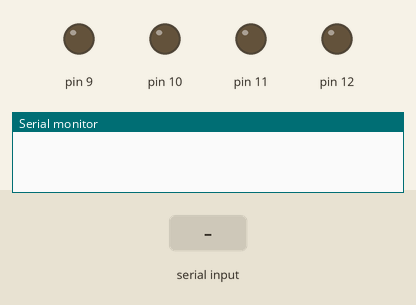
Recording of a sketch running on a simulated Arduino Uno, built with avr-gcc and run on an emulated ATmega328P. On the bench: output pins drawn as LEDs (lit = HIGH), the last lines printed to the serial monitor. The test bench sets the inputs (shaded band).

Above: at 1.2 s.
1.3 s: "F" received over Serial
At 2.2 s:
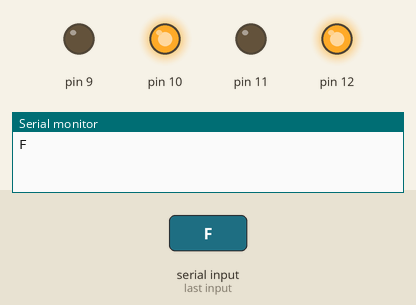
2.9 s: "B" received over Serial
At 3.4 s:
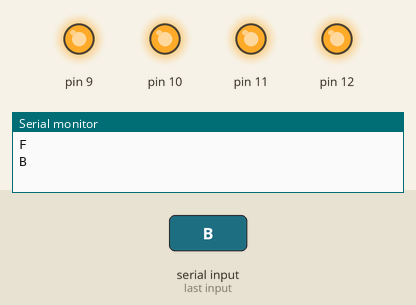
Timing chart, 0 to 5.9 s (numbered marks = the images above; inputs shaded):
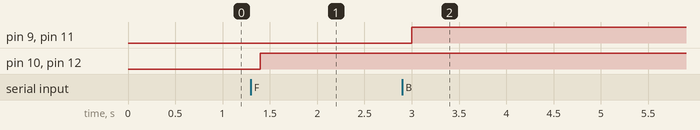

Measured:
- after the input at 1.3 s, pin 10, pin 12: LOW → HIGH after 0.10 s
- after the input at 2.9 s, pin 9, pin 11: LOW → HIGH after 0.10 s

The sketch:

Arduino_L298N_Motor_Driver_Bluetooth.ino
```cpp
char t;

void setup() {
  pinMode(12, OUTPUT);
  pinMode(11, OUTPUT);
  pinMode(10, OUTPUT);
  pinMode(9, OUTPUT);
  pinMode(9, OUTPUT);
  Serial.begin(9600);
}

void loop() {
  if (Serial.available()) {
    t = Serial.read();
    Serial.println(t);
  }

  if (t == 'F') {
    digitalWrite(12, HIGH);
    digitalWrite(10, HIGH);
  }

  else if (t == 'B') {
    digitalWrite(11, HIGH);
    digitalWrite(9, HIGH);
  }

  else if (t == 'L') {
    digitalWrite(10, HIGH);
  }

  else if (t == 'R') {
    digitalWrite(12, HIGH);
  }

  else if (t == 'W') {
    digitalWrite(8, HIGH);
  } else if (t == 'w') {
    digitalWrite(8, LOW);
  }

  else if (t == 'S') {
    digitalWrite(12, LOW);
    digitalWrite(11, LOW);
    digitalWrite(10, LOW);
    digitalWrite(9, LOW);
  }
  delay(100);
}
```
